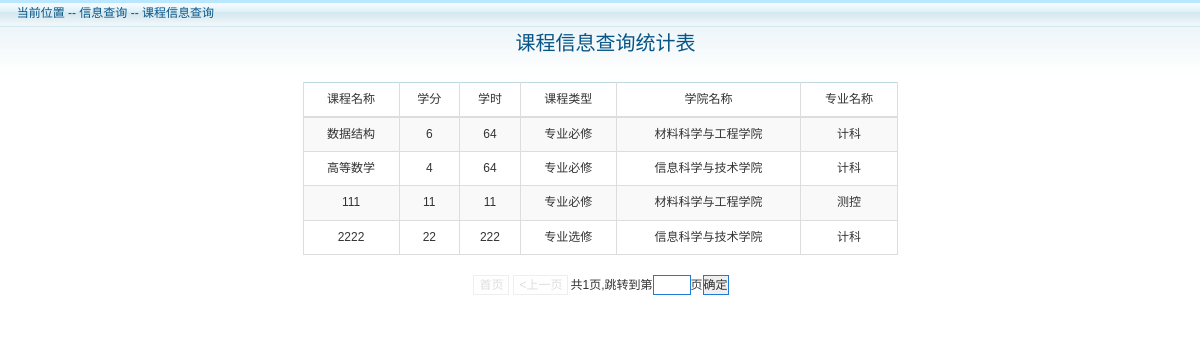
Page /students/courseInfo.php?p=1 on the committed database.
### tables this page shows
CREATE TABLE IF NOT EXISTS `curricula` (
  `Id` int(10) NOT NULL COMMENT '课程ID',
  `Name` varchar(30) NOT NULL COMMENT '课程名',
  `Credit` double NOT NULL COMMENT '学分',
  `Hours` int(10) NOT NULL COMMENT '学时',
  `Speciality_Id` int(10) NOT NULL COMMENT '专业ID',
  `Academy_Id` int(10) NOT NULL COMMENT '学院ID',
  `Type` int(10) NOT NULL COMMENT '课程性质 必修选修之类',
  `Contain` int(10) NOT NULL COMMENT '课程容量',
  PRIMARY KEY (`Id`),
  KEY `Speciality_Id` (`Speciality_Id`),
  KEY `Academy_Id` (`Academy_Id`),
  KEY `Type` (`Type`)
);

CREATE TABLE IF NOT EXISTS `curricula_type` (
  `Id` int(10) NOT NULL COMMENT '课程类型ID',
  `Name` varchar(30) NOT NULL COMMENT '课程类型名称',
  PRIMARY KEY (`Id`)
);

CREATE TABLE IF NOT EXISTS `academy` (
  `Id` int(10) NOT NULL COMMENT '学院ID',
  `Name` varchar(30) NOT NULL COMMENT '学院名称',
  PRIMARY KEY (`Id`)
);

CREATE TABLE IF NOT EXISTS `speciality` (
  `Id` int(10) NOT NULL COMMENT '专业ID',
  `Name` varchar(50) NOT NULL COMMENT '专业名称',
  PRIMARY KEY (`Id`)
);

### students/courseInfo.php (the view, shortened to what this page needs)
<?php
require_once("../connect.php");
$page=$_GET['p'];
$pageSize=10;
$total_sql="select count(*) from(select curricula.Name as a,curricula.Credit,curricula.Hours,curricula_type.Name as b,curricula.Contain,academy.Name as c,speciality.Name as d from curricula,curricula_type,academy,speciality where curricula_type.Id=curricula.Type and curricula.Academy_Id=academy.Id and curricula.Speciality_Id=speciality.Id) sc";
$total_result=mysqli_fetch_array(mysqli_query($conn,$total_sql));
$total=$total_result[0];
$total_pages=ceil($total/$pageSize);
$start=($page-1)*$pageSize;
$sql="select curricula.Name as a,curricula.Credit,curricula.Hours,curricula_type.Name as b,curricula.Contain,academy.Name as c,speciality.Name as d from curricula,curricula_type,academy,speciality where curricula_type.Id=curricula.Type and curricula.Academy_Id=academy.Id and curricula.Speciality_Id=speciality.Id limit {$start},{$pageSize}";
$result =mysqli_query($conn,$sql);
?>
<!DOCTYPE html>
<html lang="en">
<head>
    <link href="../css/bootstrap.css" type="text/css" rel="stylesheet" />
    <link href="../images/style.css" rel="stylesheet" type="text/css" />
</head>
<body >
<div id="contentWrap">
    <div class="pageTitle">&nbsp;&nbsp;<span>当前位置 -- 信息查询 -- 课程信息查询</span></div>
    <div class="pageColumn2" align="center">
        <div class="pageButton"><h1 style="text-align:center">&nbsp;&nbsp;课程信息查询统计表</h1></div>
        <form action="courseInfo.php" method="post">
<table class="table table-bordered table-striped" align="center" id="table1" >
    <thead align="center">
    <td>
        课程名称
    </td>
    <td>
        学分
    </td>
    <td>
        学时
    </td>
    <td>
        课程类型
    </td>
    <td>
        学院名称
    </td>
    <td>
        专业名称
    </td>
    </thead>
    <tbody align="center">
    <?php while($arr=mysqli_fetch_array($result)){
        ?>
        <tr>
            <td><?php echo $arr['a']?></td>
            <td><?php echo $arr['Credit']?></td>
            <td><?php echo $arr['Hours']?></td>
            <td><?php echo $arr['b']?></td>
            <td><?php echo $arr['c']?></td>
            <td><?php echo $arr['d']?></td>
        </tr>
    <?php }?>
    </tbody>
</table>
<?php
$page_banner="<div class='page'>";
if($page>1){
    $page_banner.="<br/><a href='".$_SERVER['PHP_SELF']."?p=1'>首页</a>";
    $page_banner.="<a href='".$_SERVER['PHP_SELF']."?p=".($page-1)."'><上一页</a>";
}else{
    $page_banner.="<span class='disable'>首页</a></span>";
    $page_banner.="<span class='disable'><上一页</a></span>";
}
$page_banner.="共{$total_pages}页,";
$page_banner.="<form action='courseInfo.php' method='get'>";
$page_banner.="跳转到第<input type='text' size='3' name='p' id='aaa'>页";
$page_banner.="<input type='submit' value='确定' onclick='bbb()'>";
$page_banner.="</form></div>";
echo $page_banner;?>
</div></div>
</body>
</html>

### images/style.css (style rules this page uses)
﻿ body, h1, h2, h3, h4, h5, h6, hr, p, blockquote, dl, dt, dd, ul, ol, li, pre, form, fieldset, legend, button, input, textarea, th, td, img { border:medium none; margin: 0; padding: 0; }
body,button, input, select, textarea { font: 12px/1.5 '宋体',tahoma, Srial, helvetica, sans-serif; }
h1, h2, h3, h4, h5, h6 { font-size: 100%; }
table { border-collapse: collapse; border-spacing: 0; }
.page { width:100%; height:500px; background:#198bc9 }
.pageTitle { height:27px; line-height:27px; color:#075587; background:url(page-pageTitle-bg.gif); }
.pageTitle span { margin-left:10px; }
.pageButton { height:50px;color:#075587;font-size: 20px; }
.pageColumn2 { background:url(page-bg.gif) repeat-x; padding:5px; }
.pageColumn2 table { width:50%;float: 40%; }
.pageColumn2 tr { border:1px solid #bfd8e0; height:28px; }
.pageColumn2 td { border:1px solid #c5dbe2 }

### students/courseInfo.php (style rules this page uses)
body { background:#FFF }
div.page { background-color: white; text-align: center; height: 50px; }
div.page input { border:1px solid #1D7AD9; }
div.page span.disable { border:#eee 1px solid;padding:2px 5px;margin: 2px;color :#ddd; }

### rows in the picture
curricula: Name "数据结构", Credit "6", Hours "64", Type.Name "专业必修", Academy_Id.Name "材料科学与工程学院", Speciality_Id.Name "计科"
curricula: Name "高等数学", Credit "4", Hours "64", Type.Name "专业必修", Academy_Id.Name "信息科学与技术学院", Speciality_Id.Name "计科"
curricula: Name "111", Credit "11", Hours "11", Type.Name "专业必修", Academy_Id.Name "材料科学与工程学院", Speciality_Id.Name "测控"
curricula: Name "2222", Credit "22", Hours "222", Type.Name "专业选修", Academy_Id.Name "信息科学与技术学院", Speciality_Id.Name "计科"

### other values in the picture
$page_banner "共1页,"
